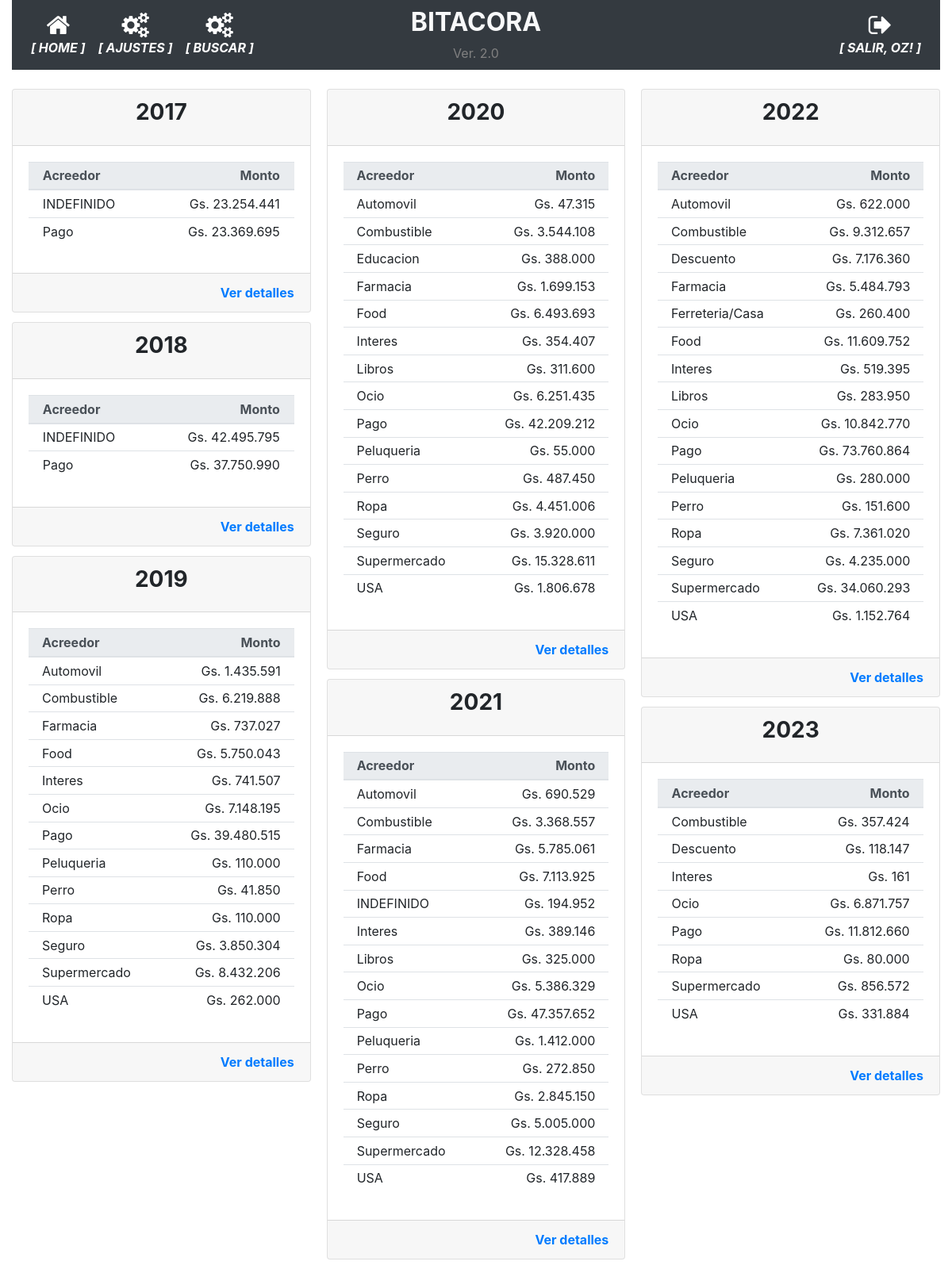
/historial_operacion (signed in), run on the app's committed database.
### app/models.py (models this page shows, shortened)
class User(UserMixin, db.Model):
    id = db.Column(db.Integer, primary_key=True)
    username = db.Column(db.String(64), index=True, unique=True)
    email = db.Column(db.String(120), index=True, unique=True)
    password_hash = db.Column(db.String(128))
    perfil = db.Column(db.String(128))

class TiposMovimiento(db.Model):
    __tablename__='tipos_movimiento'
    id = db.Column(db.Integer, primary_key=True)
    tipo = db.Column(db.String(100), nullable=False)

### app/routes.py (the view)
@app.route('/historial_operacion', methods=['GET', 'POST'])
@login_required
def historial_operacion():
    operaciones = db.session.query(func.strftime("%Y", Movimientos.fecha_operacion).label('fecha'), TiposMovimiento.tipo.label('acreedor'), func.sum(Movimientos.monto_operacion).label('total')).join(TiposMovimiento).group_by(func.strftime("%Y", Movimientos.fecha_operacion), TiposMovimiento.tipo).all()
    return render_template('historial_operaciones.html', gastos=operaciones)#, anno=anno, movimientos_anno=movimientos_anno, movimientos_anno_especifico=movimientos_anno_especifico, movimientos_mes_especifico=movimientos_mes_especifico, movimientos_mes_detalle=movimientos_mes_detalle)

### app/models.py (called while the page is built)
@login.user_loader
def load_user(id):
    return User.query.get(int(id))

### app/templates/historial_operaciones.html
{% extends "base.html" %}
{% block main %}
<div class="card-columns">
    {% for fecha, detalle_gasto in gastos | groupby('fecha') %}
    <div class="card card-responsive">
        <div class="card-header">
            <h3 class="card-title text-center"><strong>{{ fecha }}</strong></h3>
        </div>
        <div class="card-body">
            <table class="table table-sm">
                <thead class="thead-light">
                    <th></th>
                    <th>Acreedor</th>
                    <th class="card-text text-right">Monto</th>
                    <th></th>
                </thead>
                <tbody>
                    {% for gasto in detalle_gasto %}
                    <tr>
                        <td></td>
                        <td>{{gasto.acreedor}}</td>
                        <td class="card-text text-right">{{ "Gs. {:,.0f}".format(gasto.total).replace(",", ".") }}</td>
                        <td></td>
                    </tr>
                    {% endfor %}
                </tbody>
            </table>
        </div>
        <div class="card-footer text-muted text-right">
            <a href="{{ url_for('movimientos_mes', mes=fecha) }}" class="card-link"><strong>Ver detalles</strong></a>
        </div>
    </div>
    {% endfor %}
</div>
{% endblock %}

### app/templates/base.html (shortened to what this page needs)
<!doctype html>
<html lang="en">
  <head>
    <link rel="stylesheet" href="https://stackpath.bootstrapcdn.com/bootstrap/4.5.0/css/bootstrap.min.css">
    <link rel="stylesheet" href="https://maxcdn.bootstrapcdn.com/font-awesome/4.4.0/css/font-awesome.min.css">
  </head>
  <body>
    <div class="container-fluid">
      <nav class="navbar navbar-expand-md navbar-dark bg-dark">
        <div class="navbar-collapse collapse w-100 order-1 order-md-0 dual-collapse2">
            <ul class="navbar-nav mr-auto text-center">
              <li class="nav-item active">
                <a href="{{ url_for('index') }}" class="nav-link d-flex flex-column">
                <i class="fa fa-home fa-2x"></i>
                <span class="d-none d-sm-inline"><i><strong>[ HOME ]</strong></i></span></a>
              </li>
              <li class="nav-item active">
                <a href="{{ url_for('parametrico') }}" class="nav-link d-flex flex-column">
                <i class="fa fa-cogs fa-2x"></i>
                <span class="d-none d-sm-inline"><i><strong>[ AJUSTES ]</strong></i></span></a>
              </li>
              <li class="nav-item active">
                <a href="{{ url_for('busqueda') }}" class="nav-link d-flex flex-column">
                <i class="fa fa-cogs fa-2x"></i>
                <span class="d-none d-sm-inline"><i><strong>[ BUSCAR ]</strong></i></span></a>
              </li>
            </ul>
        </div>
        <div class="mx-auto order-0 text-center">
            <h2 class="mx-auto text-light"><strong>BITACORA</strong></h2>
            <span style="color: grey">Ver. 2.0</span>
        </div>
        <div class="navbar-collapse collapse w-100 order-3 dual-collapse2">
            <ul class="navbar-nav ml-auto text-center">
              <li class="nav-item active">
                {% if current_user.is_anonymous %}
                  <a href="{{ url_for('logout') }}" class="nav-link d-flex flex-column">
                  <i class="fa fa-sign-in fa-2x"></i>
                  <span class="d-none d-sm-inline"><i><strong>[ ACCEDER ]</strong></i></span></a>
                {% else %}
                  <a href="{{ url_for('logout') }}" class="nav-link d-flex flex-column">
                  <i class="fa fa-sign-out fa-2x"></i>
                  <span class="d-none d-sm-inline"><i><strong>[ SALIR, {{ current_user.username | upper }}! ]</strong></i></span></a>
                {% endif %}
              </li>
            </ul>
        </div>
    </nav>
    <br>
      <div>
        {% block main %}{% endblock %}
      </div>
    </div>
  </body>
</html>

### data on the page
User: username "OZ"
TiposMovimiento: acreedor "INDEFINIDO", total "Gs. 23.254.441", total "Gs. 42.495.795", total "Gs. 194.952"
TiposMovimiento: acreedor "Pago", total "Gs. 23.369.695", total "Gs. 37.750.990", total "Gs. 39.480.515", total "Gs. 42.209.212", total "Gs. 47.357.652", total "Gs. 73.760.864", total "Gs. 11.812.660"
TiposMovimiento: acreedor "Automovil", total "Gs. 1.435.591", total "Gs. 47.315", total "Gs. 690.529", total "Gs. 622.000"
TiposMovimiento: acreedor "Combustible", total "Gs. 6.219.888", total "Gs. 3.544.108", total "Gs. 3.368.557", total "Gs. 9.312.657", total "Gs. 357.424"
TiposMovimiento: acreedor "Farmacia", total "Gs. 737.027", total "Gs. 1.699.153", total "Gs. 5.785.061", total "Gs. 5.484.793"
TiposMovimiento: acreedor "Food", total "Gs. 5.750.043", total "Gs. 6.493.693", total "Gs. 7.113.925", total "Gs. 11.609.752"
TiposMovimiento: acreedor "Interes", total "Gs. 741.507", total "Gs. 354.407", total "Gs. 389.146", total "Gs. 519.395", total "Gs. 161"
TiposMovimiento: acreedor "Ocio", total "Gs. 7.148.195", total "Gs. 6.251.435", total "Gs. 5.386.329", total "Gs. 10.842.770", total "Gs. 6.871.757"
TiposMovimiento: acreedor "Peluqueria", total "Gs. 110.000", total "Gs. 55.000", total "Gs. 1.412.000", total "Gs. 280.000"
TiposMovimiento: acreedor "Perro", total "Gs. 41.850", total "Gs. 487.450", total "Gs. 272.850", total "Gs. 151.600"
TiposMovimiento: acreedor "Ropa", total "Gs. 110.000", total "Gs. 4.451.006", total "Gs. 2.845.150", total "Gs. 7.361.020", total "Gs. 80.000"
TiposMovimiento: acreedor "Seguro", total "Gs. 3.850.304", total "Gs. 3.920.000", total "Gs. 5.005.000", total "Gs. 4.235.000"
TiposMovimiento: acreedor "Supermercado", total "Gs. 8.432.206", total "Gs. 15.328.611", total "Gs. 12.328.458", total "Gs. 34.060.293", total "Gs. 856.572"
TiposMovimiento: acreedor "USA", total "Gs. 262.000", total "Gs. 1.806.678", total "Gs. 417.889", total "Gs. 1.152.764", total "Gs. 331.884"
TiposMovimiento: acreedor "Educacion", total "Gs. 388.000"
TiposMovimiento: acreedor "Libros", total "Gs. 311.600", total "Gs. 325.000", total "Gs. 283.950"
TiposMovimiento: acreedor "Descuento", total "Gs. 7.176.360", total "Gs. 118.147"
TiposMovimiento: acreedor "Ferreteria/Casa", total "Gs. 260.400"

### other printed values
{{ fecha }} "2017" "2018" "2019" "2020" "2021" "2022" "2023"
